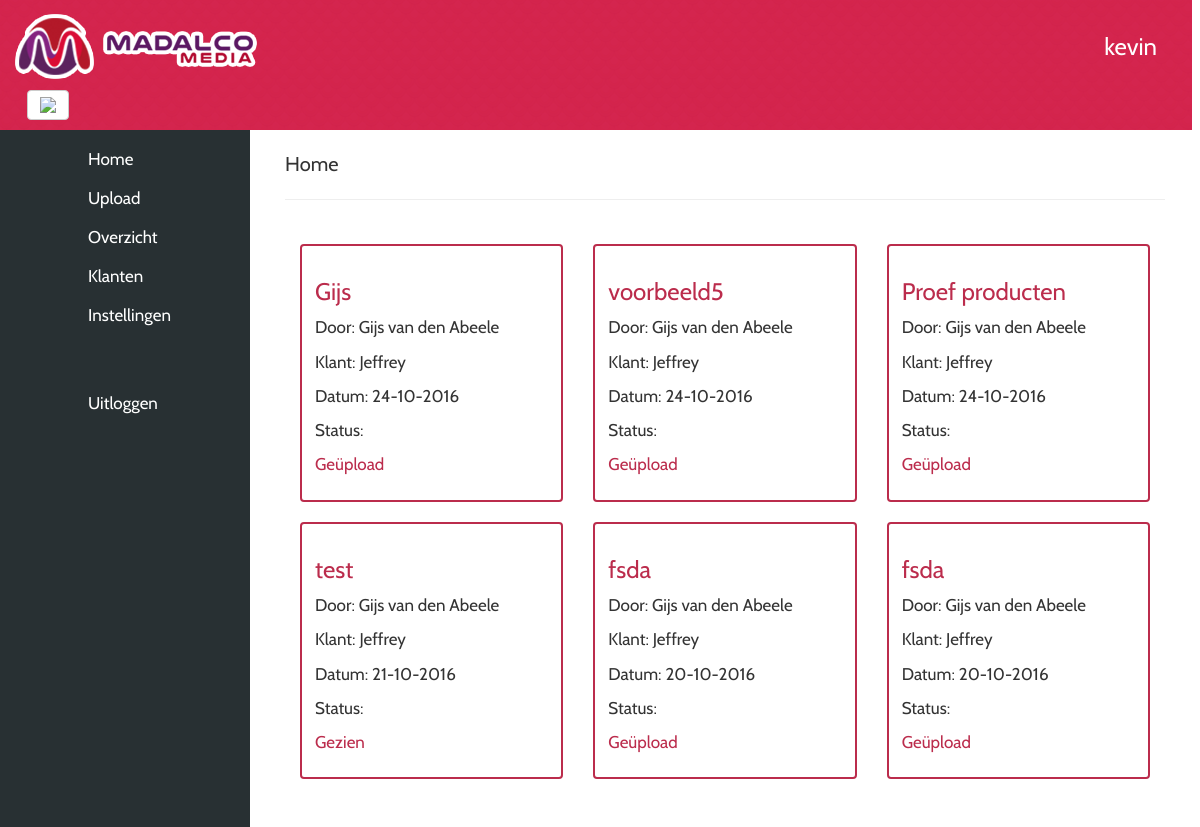
Screenshot of /public/index.php (signed in) with the database file from the repository.
### tables this page shows
CREATE TABLE `mail` (
  `id` int(32) NOT NULL,
  `onderwerp` varchar(32) NOT NULL,
  `verstuurder` varchar(32) NOT NULL,
  `beschrijving` varchar(250) NOT NULL,
  `naam` varchar(32) NOT NULL,
  `email` varchar(64) NOT NULL,
  `key` varchar(32) NOT NULL,
  `answer` varchar(250) NOT NULL,
  `datum` date NOT NULL,
  `verified` int(1) NOT NULL DEFAULT '0'
);

### app/session/Session.php (called while the page is built, shortened)
<?php
class Session
{
    public function exists($name)
    {
        if (isset($_SESSION[$name]) && !empty($_SESSION[$name])) {
            return true;
        }
        return false;
    }
}

### app/Controller/BlockController.php (called while the page is built, shortened)
<?php
class BlockController
{
    private $model;
    public function __construct()
    {
        $this->model = new Block();
    }
    public function getLastSixUploads()
    {
        return $this->model->getLastSixUploads();
    }
}

### app/Model/Block.php (called while the page is built, shortened)
<?php
class Block
{
    private $db;
    public function __construct()
    {
        $this->db = new DbBlock();
    }
    public function getLastSixUploads()
    {
        return $this->db->getLastSixUploads();
    }
}

### app/Model/DbBlock.php (called while the page is built, shortened)
<?php
class DbBlock extends Database
{
    public function getLastSixUploads() {
        $sql = "SELECT * FROM `mail` ORDER BY `id` DESC LIMIT 6";
        $result = $this->dbQuery($sql);
        $row = mysqli_fetch_all($result, MYSQLI_ASSOC);
        if($row) {
            return $row;
        }
    }
}

### app/Model/Database.php (called while the page is built, shortened)
<?php
class Database
{
    protected $connection = null;
    public function __construct()
    {
        $this->connection = mysqli_connect(DB_SERVER, DB_USER, DB_PASS, DB_NAME) or die("There was a problem connecting to the database");
    }
    public function dbQuery($query)
    {
        $this->query_result = $this->connection->query($query);
        return $this->query_result;
    }
}

### app/view/dashboard.php (the view, shortened to what this page needs)
<?php
$uploads = new BlockController();
$get_filled_info = $uploads->getLastSixUploads();
?>
<div id="page-content-wrapper">
    <div class="container-fluid">
        <div class="row">
            <div class="col-lg-12">
                <p class="NameText">Home</p>
                <hr size="1">
                <br>
                <?php
                if($get_filled_info !== null) {
                    foreach ($get_filled_info as $upload) { ?>
                        <div class="col-sm-6 col-md-4">
                            <div class="thumbnail">
                                <div class="caption">
                                    <h3><a href="?page=item&id=<?=$upload['id']?>"><?= $upload['onderwerp']?></a></h3>
                                    <p>Door: <?= $upload['verstuurder'] ?></p>
                                    <p>Klant: <?= $upload['naam'] ?></p>
                                    <p>Datum:  <?= date("d-m-Y", strtotime($upload['datum'])); ?></p>
                                    <p>Status: <?php if ($upload['verified'] == 1) {?>
                                    <p><span style="Color: #bb2c4c">Gezien</span></p>
                                    <?php } elseif ($upload['verified'] == 2) {?>
                                        <p><span style="Color: #bb2c4c">Geaccepteerd</span></p>
                                    <?php } elseif ($upload['verified'] == 3) {?>
                                        <p><span style="Color: #bb2c4c">Geweigerd</span></p>
                                    <?php } else {?>
                                    <p><span style="Color: #bb2c4c">Geüpload</span></p>
                                    <?php } ?></p>
                                </div>
                            </div>
                        </div>
                    <?php }
                }
                else
                {
                    ?>
                    <tr>
                        <div class="alert alert-danger" role="alert">Er zijn nog geen items. Voeg een item toe op de upload pagina.</div>
                    </tr>
                    <?php
                }
                ?>
            </div>
        </div>
    </div>
</div>

### public/index.php (shortened to what this page needs)
<?php
$session = new Session();
isset($_GET['page']) ? $page = $_GET['page'] : $page = 'dashboard';
if(isset($_GET['page'])) {
    $page = $_GET['page'];
} else {
    $page = 'dashboard';
}
if($session->exists('usr_id')){
    require_once '../app/view/header.php';
}
switch($page) {
    case 'dashboard':
        include '../app/view/dashboard.php';
        break;
}
require_once '../app/view/footer.php';

### app/view/header.php (shortened to what this page needs)
<?php
if(isset($_SESSION['usr_name'])) {
    $myuser = $_SESSION['usr_name'];
}
?>
<html lang="nl">
<head>
    <link href="css/bootstrap.min.css" rel="stylesheet">
    <link href="css/styles.css" rel="stylesheet">
    <link rel="stylesheet" href="css/jquery-ui.css">
    <link href="css/bootstrap.min.css" rel="stylesheet">
    <link href="css/styles.css" rel="stylesheet">
</head>
<body>
<div id="header">
    <div id="MenuSide"></div>
    <div id="MenuButton">
        <a href="#menu-toggle" class="btn btn-default" id="menu-toggle"><img src="https://cdn4.iconfinder.com/data/icons/wirecons-free-vector-icons/32/menu-alt-20.png"></a>
    </div>
</div>
<div id="NameSide">
    <h3 id="LoggedInAs"><?= $myuser; ?></h3>
</div>
<div id="wrapper">
    <div id="sidebar-wrapper">
        <ul class="sidebar-nav">
            <li class="nav-button-home">
                <a href="index.php?page=dashboard">Home</a>
            </li>
            <li class="nav-button-upload">
                <a href="index.php?page=uploadoverzicht">Upload</a>
            </li>
            <li class="nav-button-all">
                <a href="index.php?page=overzicht">Overzicht</a>
            </li>
            <li class="nav-button-users">
                <a href="index.php?page=manageclients">Klanten</a>
            </li>
            <li class="nav-button-settings">
                <a href="index.php?page=settings">Instellingen</a>
            </li>
            <br>
            <br>
            <li class="nav-button-logout">
                <a href="?page=logout">Uitloggen</a>
            </li>
        </ul>
    </div>

### app/view/footer.php (shortened to what this page needs)
</div>
</body>
</html>

### public/css/styles.css (style rules this page uses)
body { height: 600px; }
#header { position:relative; width: 100%; height: 130px; background-image: url('headerbg.png'); background-repeat: no-repeat; margin-left: -8px; }
ul.sidebar-nav { padding-top: 10px; }
#MenuButton { width: 30px; position: absolute; bottom: 10px; left: 35px; }
#MenuSide { position: absolute; height: 130px; margin-right: 25px; left: 5px; top: 5px; bottom: 5px; right: 70%; }
#NameSide { position: absolute; height: 130px; right: 5px; top: 5px; bottom: 5px; left: 88%; margin-left: 25px; text-align: right; }
#LoggedInAs { padding-right: 38px; color: #FFFFFF; padding-top: 9px; }
.sidebar-nav .nav-button-home a { background:url("http://i63.tinypic.com/2hokbgz.png") no-repeat 40px 5px }
.sidebar-nav .nav-button-upload a { background:url("http://i65.tinypic.com/2hrd10x.png") no-repeat 40px 5px }
.sidebar-nav .nav-button-all a { background:url("http://i65.tinypic.com/2m69uki.png") no-repeat 40px 5px }
.sidebar-nav .nav-button-settings a { background:url("http://i63.tinypic.com/2qjf1p0.png") no-repeat 40px 5px }
.sidebar-nav .nav-button-users a { background:url("http://i67.tinypic.com/20zy22u.png") no-repeat 40px 5px }
.sidebar-nav .nav-button-logout a { background:url("http://i63.tinypic.com/2nb8v9x.png") no-repeat 40px 7px }
#wrapper { padding-left: 0; -webkit-transition: all 0.5s ease; -moz-transition: all 0.5s ease; -o-transition: all 0.5s ease; transition: all 0.5s ease; }
.NameText { font-size: 20px; }
#sidebar-wrapper { z-index: 1000; position: absolute; left: 250px; width: 0; height: 130%; margin-left: -250px; overflow-y: auto; background: #283033; -webkit-transition: all 0.5s ease; -moz-transition: all 0.5s ease; -o-transition: all 0.5s ease; transition: all 0.5s ease; }
#page-content-wrapper { width: 100%; position: absolute; padding: 15px; }
.sidebar-nav { position: absolute; top: 0; width: 250px; margin: 0; padding: 0; list-style: none; }
.sidebar-nav li { text-indent: 88px; line-height: 39px; }
.sidebar-nav li a { display: block; text-decoration: none; color: #FFFFFF; }
@media (min-width:768px) { #wrapper { padding-left: 250px; } }
@media (min-width:768px) { #sidebar-wrapper { width: 250px; } }
@media (min-width:768px) { #page-content-wrapper { padding: 20px; position: relative; } }

### rows the page displays
mail: onderwerp "Gijs", verstuurder "Gijs van den Abeele", naam "Jeffrey", datum "24-10-2016", verified "Geüpload"
mail: onderwerp "voorbeeld5", verstuurder "Gijs van den Abeele", naam "Jeffrey", datum "24-10-2016", verified "Geüpload"
mail: onderwerp "Proef producten", verstuurder "Gijs van den Abeele", naam "Jeffrey", datum "24-10-2016", verified "Geüpload"
mail: onderwerp "test", verstuurder "Gijs van den Abeele", naam "Jeffrey", datum "21-10-2016", verified "Gezien"
mail: onderwerp "fsda", verstuurder "Gijs van den Abeele", naam "Jeffrey", datum "20-10-2016", verified "Geüpload"
mail: onderwerp "fsda", verstuurder "Gijs van den Abeele", naam "Jeffrey", datum "20-10-2016", verified "Geüpload"

### other values shown
$myuser "kevin"
